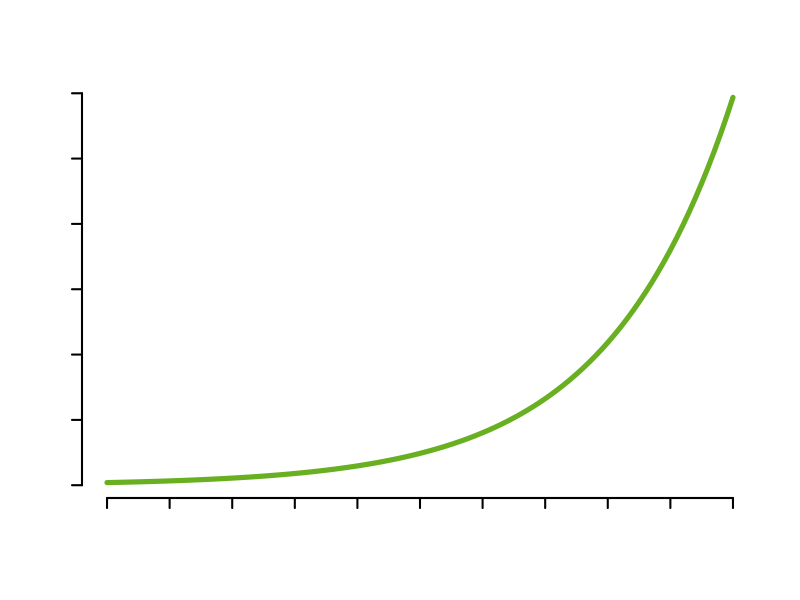
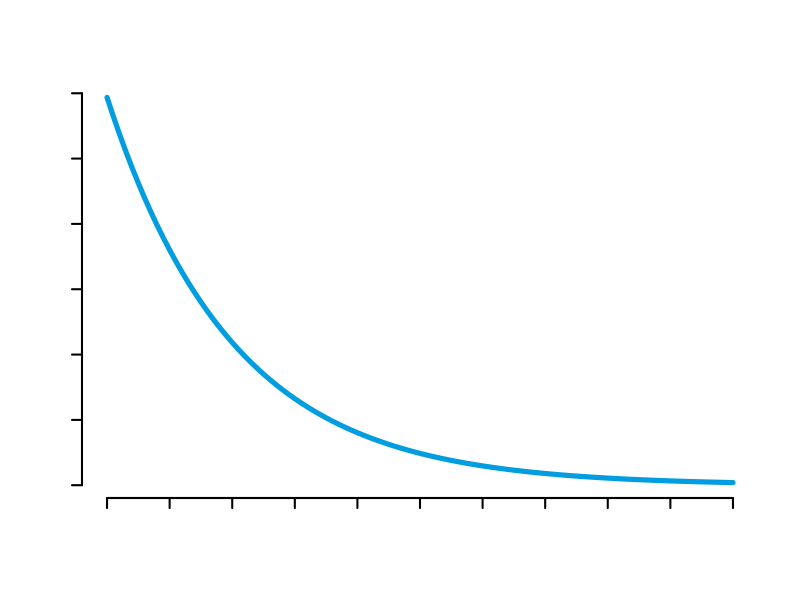
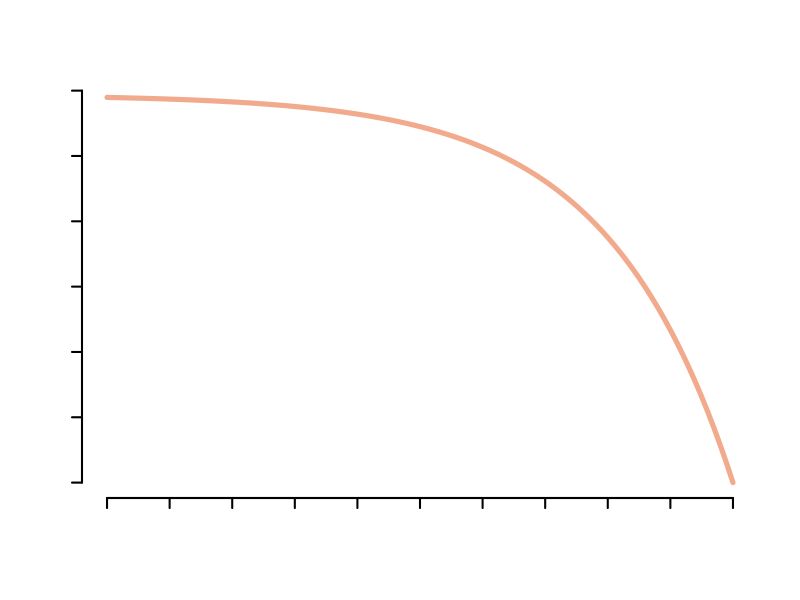
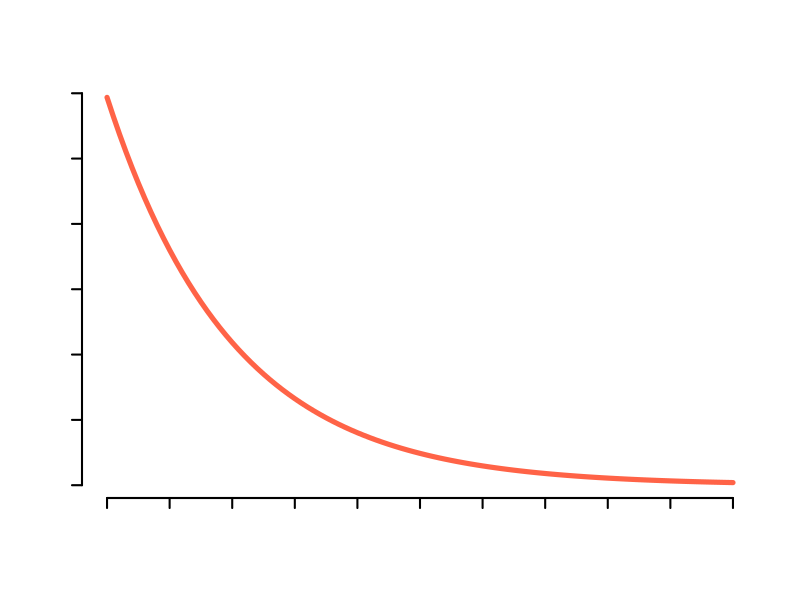
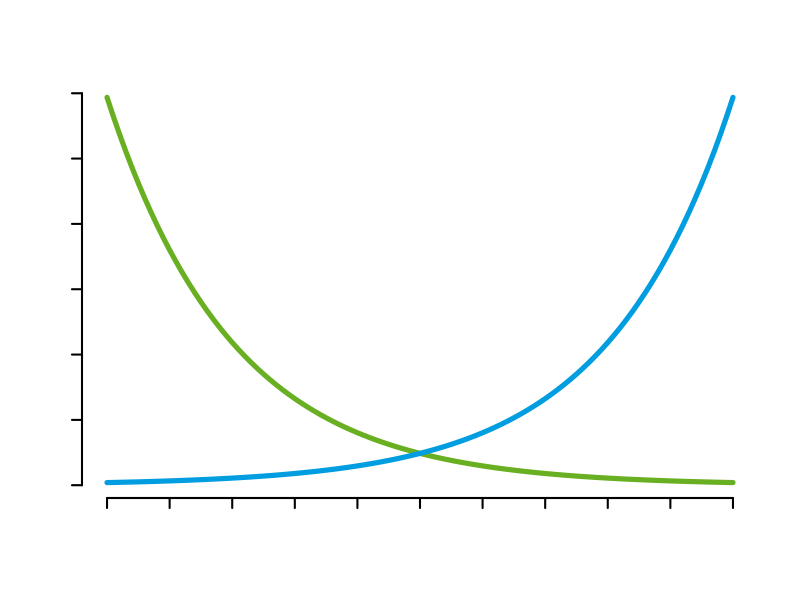

Write R code to recreate these figures, in order.
par(lwd=3)

x <- seq(0, 10, by=0.1)
y1 <- exp(x * 0.5)
y2  <- max(y1) * exp(x * -0.5)

png("growth-green.png", width=600, height=400, res=100)
plot(x, y1, type="l", axes=FALSE, xlab="", ylab="", col="#69af22", lwd=5)
axis(1, lwd=2, at=0:10, labels = NA)
axis(2, lwd=2, at=seq(0, 150, 25), labels = NA)
dev.off()

png("decay-cyan.png", width=600, height=400, res=100)
plot(x, y2, type="l", axes=FALSE, xlab="", ylab="", col="#009de0", lwd=5)
axis(1, lwd=2, at=0:10, labels = NA)
axis(2, lwd=2, at=seq(0, 150, 25), labels = NA)
dev.off()

png("consumption-red.png", width=600, height=400, res=100)
plot(x, max(y1) - y1, type="l", axes=FALSE, xlab="", ylab="", col="#f2aa8d", lwd=5)
axis(1, lwd=2, at=0:10, labels = NA)
axis(2, lwd=2, at=seq(0, 150, 25), labels = NA)
dev.off()

png("decay-tomato.png", width=600, height=400, res=100)
plot(x, y2, type="l", axes=FALSE, xlab="", ylab="", col="tomato", lwd=5)
axis(1, lwd=2, at=0:10, labels = NA)
axis(2, lwd=2, at=seq(0, 150, 25), labels = NA)
dev.off()


png("interaction.png", width=600, height=400, res=100)
plot(x, y2, type="l", axes=FALSE, xlab="", ylab="", col="#69af22", lwd=5)
lines(x, y1, col="#009de0", lwd=5)
axis(1, lwd=2, at=0:10, labels = NA)
axis(2, lwd=2, at=seq(0, 150, 25), labels = NA)
dev.off()
